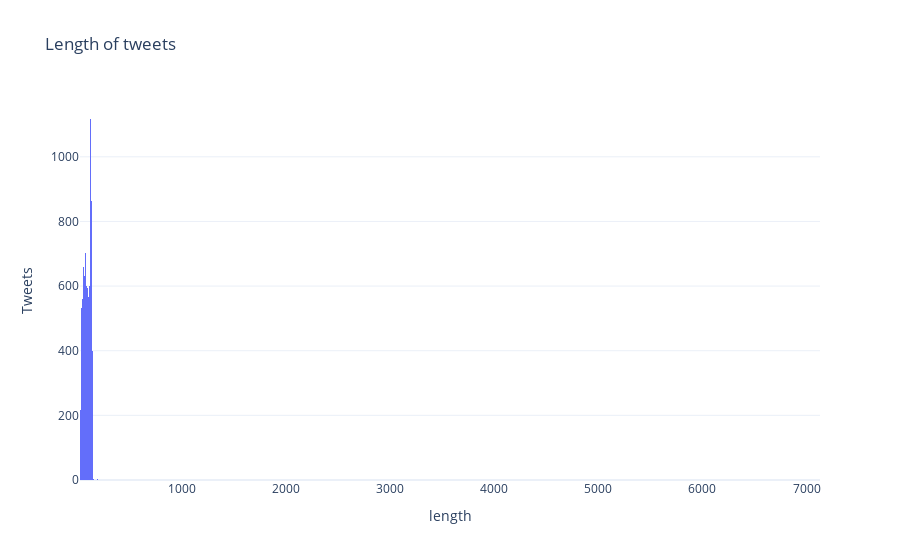

Write notebook code for a chart like this one.
### Code cell
#Plot the lengths of tweets
train_data['length'] = train_data['tweetText'].str.len()
fig = px.histogram(train_data, x='length', template='plotly_white', title='Length of tweets')
fig.update_xaxes(categoryorder='category descending', title='length').update_yaxes(title='Tweets')
fig.show()

### Figure 1 — Plotly figure (JSON) as saved in the notebook; plotly's stock layout.template omitted (floating-point values rounded to 4 significant figures; data arrays with more than 128 entries replaced by an {"elided": "..."} marker saying what was removed)
{"data": [{"alignmentgroup": "True", "bingroup": "x", "hovertemplate": "length=%{x}<br>count=%{y}<extra></extra>", "legendgroup": "", "marker": {"color": "#636efa"}, "name": "", "offsetgroup": "", "orientation": "v", "showlegend": false, "type": "histogram", "x": {"elided": "14277 int values"}, "xaxis": "x", "yaxis": "y"}], "layout": {"barmode": "relative", "legend": {"tracegroupgap": 0}, "title": {"text": "Length of tweets"}, "xaxis": {"anchor": "y", "categoryorder": "category descending", "domain": [0, 1], "title": {"text": "length"}}, "yaxis": {"anchor": "x", "domain": [0, 1], "title": {"text": "Tweets"}}}}
